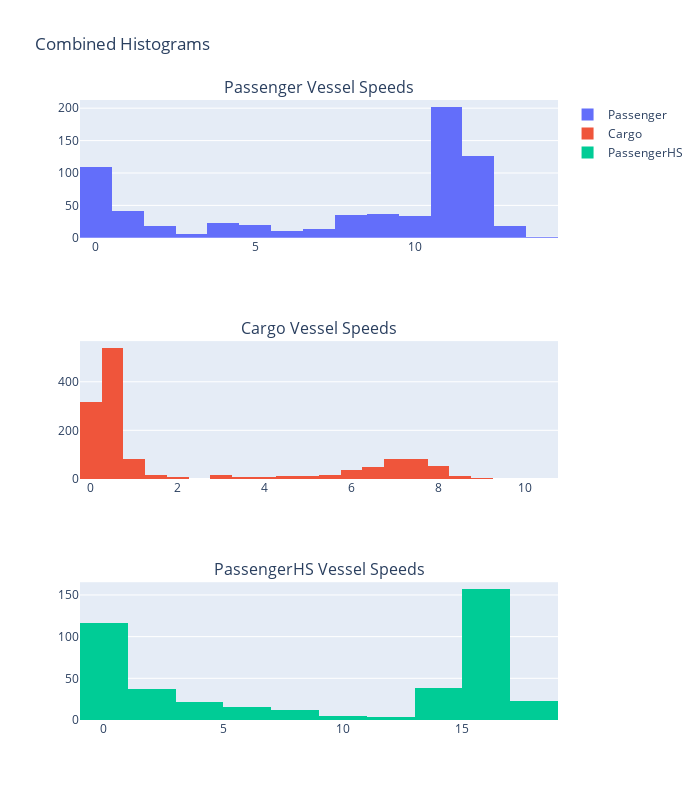

Source (notebook cell):
### Code cell
fig = make_subplots(rows=3, cols=1, subplot_titles=("Passenger Vessel Speeds", "Cargo Vessel Speeds", "PassengerHS Vessel Speeds"))

fig.add_trace(go.Histogram(x=passenger_df['Speed'], name='Passenger'), row=1, col=1)
fig.add_trace(go.Histogram(x=cargo_df['Speed'], name='Cargo'), row=2, col=1)
fig.add_trace(go.Histogram(x=passengerhs_df['Speed'], name='PassengerHS'), row=3, col=1)

fig.update_layout(height=800, width=700, title_text="Combined Histograms")
fig.show()

### Figure 1 — Plotly figure (JSON) as saved in the notebook; plotly's stock layout.template omitted (floating-point values rounded to 4 significant figures; data arrays with more than 128 entries replaced by an {"elided": "..."} marker saying what was removed)
{"data": [{"name": "Passenger", "type": "histogram", "x": {"elided": "693 float values"}, "xaxis": "x", "yaxis": "y"}, {"name": "Cargo", "type": "histogram", "x": {"elided": "1350 float values"}, "xaxis": "x2", "yaxis": "y2"}, {"name": "PassengerHS", "type": "histogram", "x": {"elided": "429 float values"}, "xaxis": "x3", "yaxis": "y3"}], "layout": {"annotations": [{"font": {"size": 16}, "showarrow": false, "text": "Passenger Vessel Speeds", "x": 0.5, "xanchor": "center", "xref": "paper", "y": 1, "yanchor": "bottom", "yref": "paper"}, {"font": {"size": 16}, "showarrow": false, "text": "Cargo Vessel Speeds", "x": 0.5, "xanchor": "center", "xref": "paper", "y": 0.6111, "yanchor": "bottom", "yref": "paper"}, {"font": {"size": 16}, "showarrow": false, "text": "PassengerHS Vessel Speeds", "x": 0.5, "xanchor": "center", "xref": "paper", "y": 0.2222, "yanchor": "bottom", "yref": "paper"}], "height": 800, "title": {"text": "Combined Histograms"}, "width": 700, "xaxis": {"anchor": "y", "domain": [0, 1]}, "xaxis2": {"anchor": "y2", "domain": [0, 1]}, "xaxis3": {"anchor": "y3", "domain": [0, 1]}, "yaxis": {"anchor": "x", "domain": [0.7778, 1]}, "yaxis2": {"anchor": "x2", "domain": [0.3889, 0.6111]}, "yaxis3": {"anchor": "x3", "domain": [0, 0.2222]}}}
